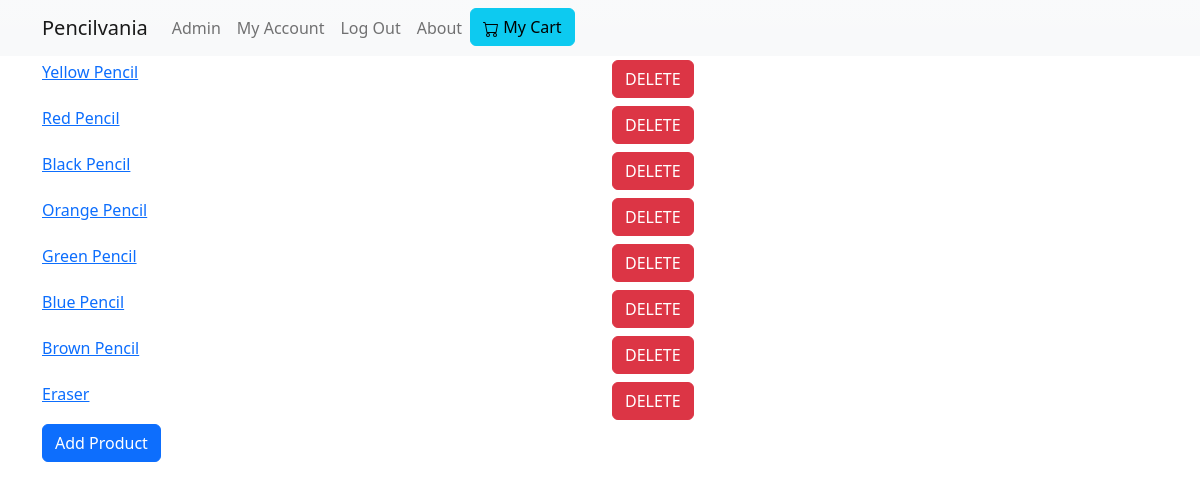
The page /admin (signed in) on the database its author committed.
### shop/models.py (models this page shows)
class Product(db.Model):
    id = db.Column(db.Integer, primary_key=True)
    name = db.Column(db.String(100), nullable=False)
    description = db.Column(db.String(100), nullable=False)
    filename = db.Column(db.String(100), nullable=False)
    price = db.Column(db.Float, nullable=False)
    price_id = db.Column(db.String(100), nullable=False)  # required by Stripe API

### shop/routes.py (the view)
@app.route("/admin")
@admin_only
def admin_page():
    products = Product.query.all()
    return render_template("admin.html", products=products)

### shop/routes.py (called while the page is built)
def admin_only(func):
    @wraps(func)
    def inner(*args, **kwargs):
        try:
            if current_user.id == ADMIN_ID:
                return func(*args, **kwargs)
        except AttributeError:
            return abort(403)
    return inner

@login_manager.user_loader
def load_user(user_id):
    user = User.query.get(user_id)
    return user

### shop/templates/admin.html
{% extends "index.html" %}
{% block content %}
<div class="container">
      {% for product in products %}
    <div class="row">
        <div class="col my-1"><a href="{{ url_for('edit_product', product_id=product.id) }}">{{ product.name }}</a></div>
        <div class="col my-1"><a href="{{ url_for('delete_product', product_id=product.id) }}" class="btn btn-danger">DELETE</a></div>
    </div>
      {% endfor %}
    <a href="{{ url_for('add_product') }}" class="btn btn-primary">Add Product</a>
</div>
{% endblock %}

### rows shown on the page
Product: name "Yellow Pencil"
Product: name "Red Pencil"
Product: name "Black Pencil"
Product: name "Orange Pencil"
Product: name "Green Pencil"
Product: name "Blue Pencil"
Product: name "Brown Pencil"
Product: name "Eraser"
